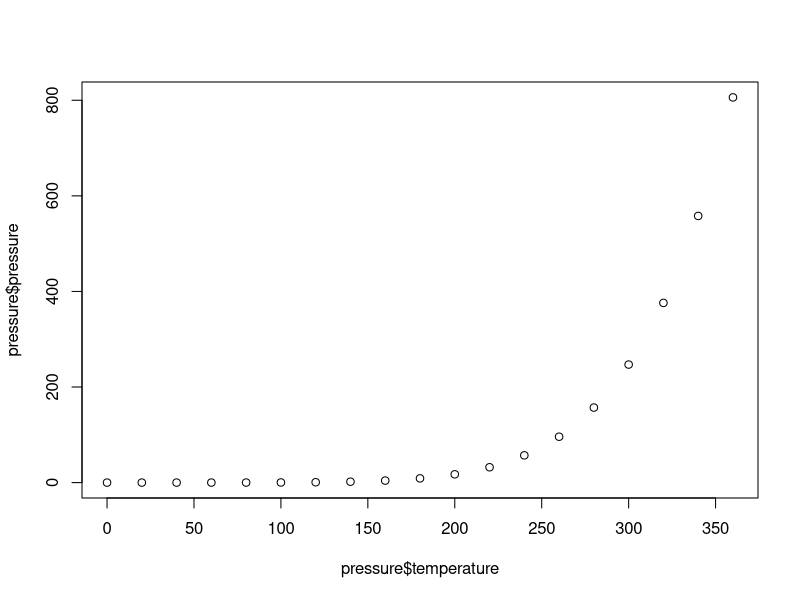
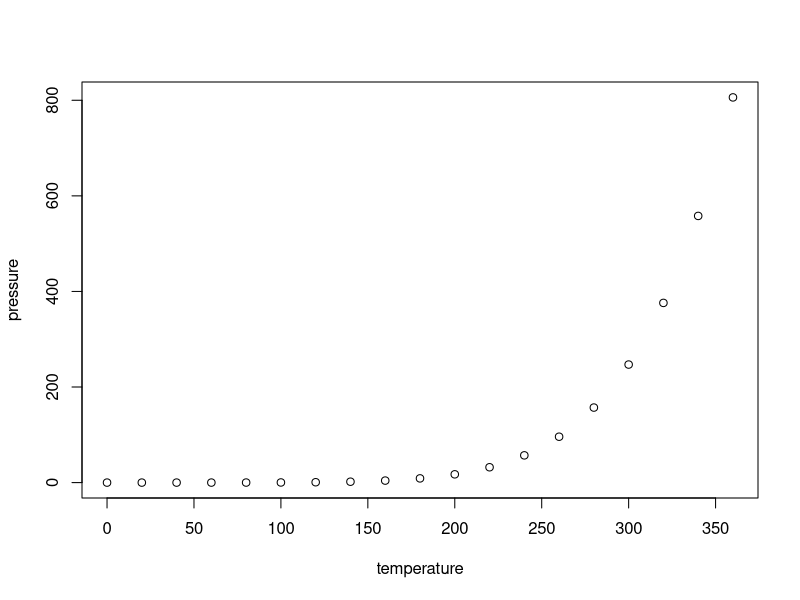
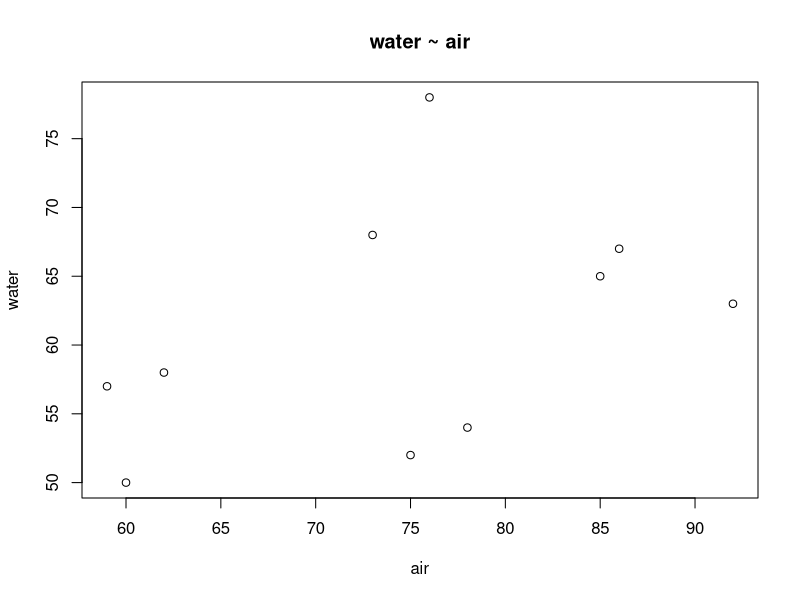
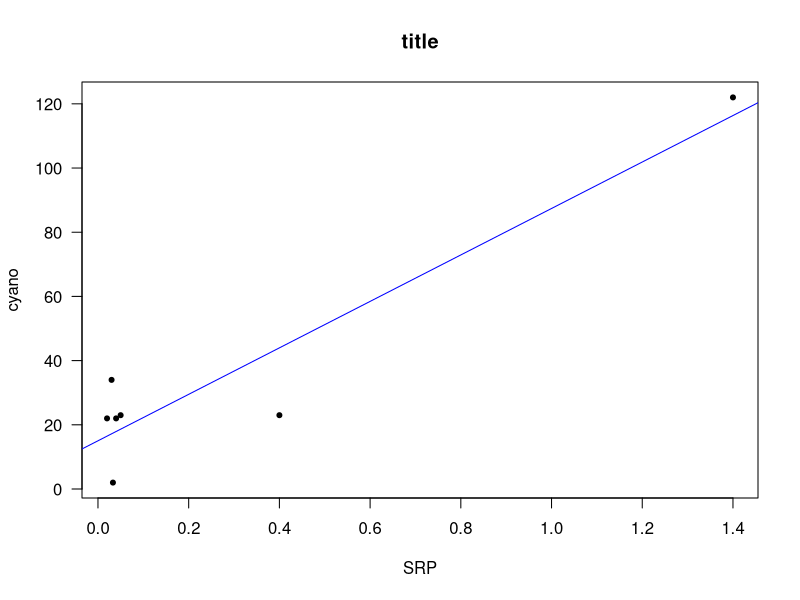
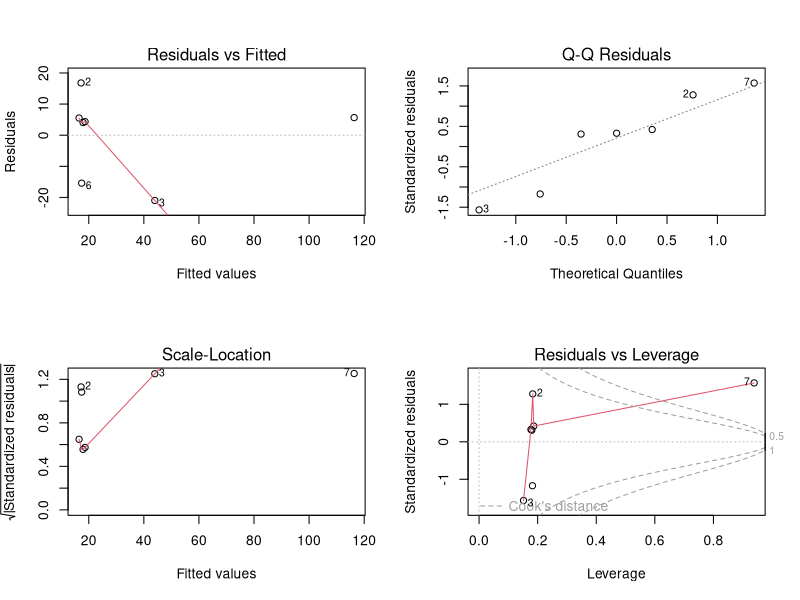
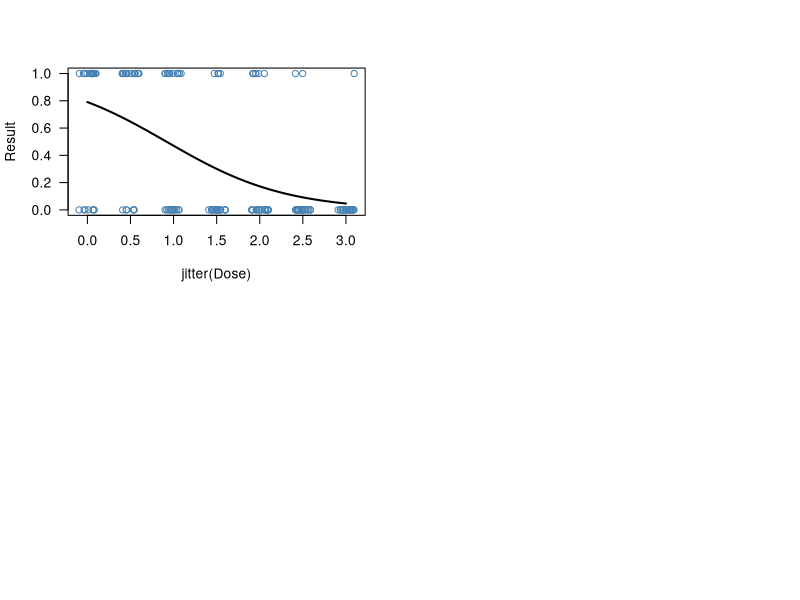
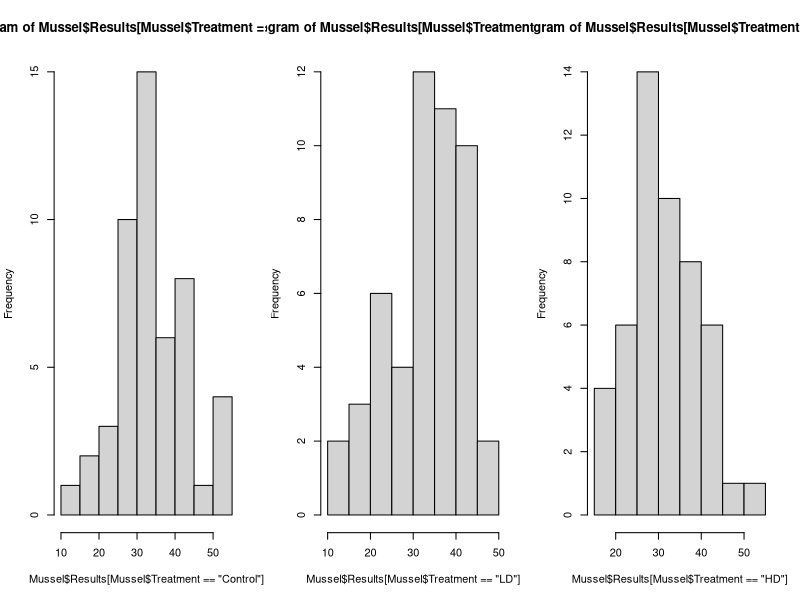
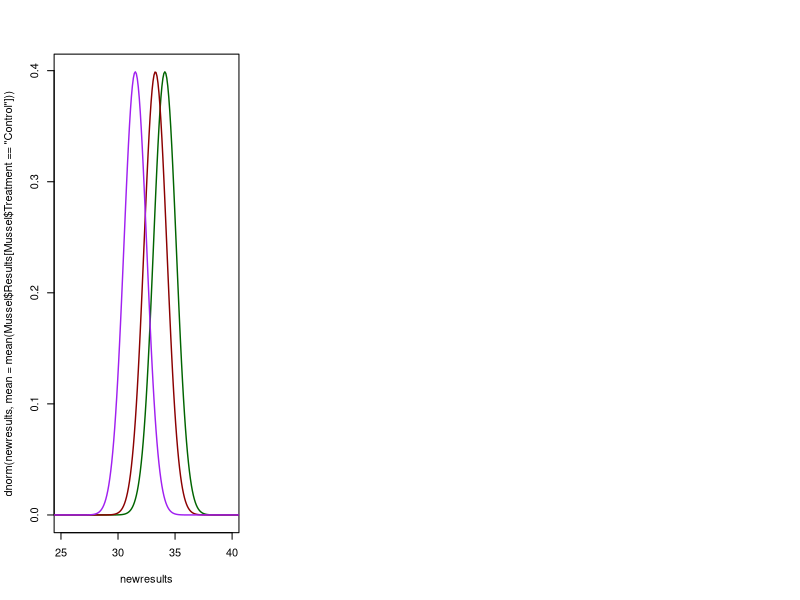

R code for these plots, in order: (Note: this script raises an error after producing the figures.)
## ---- chunk 1
knitr::opts_chunk$set(echo = TRUE)
## ---- chunk 2
knitr::include_graphics("https://github.com/marclos/beginnersluck/raw/master/Stats/EA30_Study_Guide/Calystegic_purpurata.jpg") 
## ---- chunk 3
summary(cars) # extract summary statistics from built-in cars dataset.
## ---- chunk 4
str(pressure)
## ---- chunk 5

## ---- chunk 6
plot(x=pressure$temperature, y=pressure$pressure) # Notice the data.frame is explicitly referenced and then the variable of interest after the dollar symbol.
## ---- chunk 7
plot(pressure ~ temperature, data=pressure) # in this case the data.frame is called by the "data=" argument.
## ---- chunk 8
knitr::include_graphics("https://github.com/marclos/beginnersluck/raw/master/Stats/EA30_Study_Guide/Calochortus_plummerae.jpg") 
## ---- chunk 9
water = c(50, 52, 65, 67, 68, 78, 54, 63, 57, 58)
air = c(60, 75, 85, 86, 73, 76, 78, 92, 59,62)
lm(formula = water ~ air)

## ---- chunk 10
plot(x=air, y=water, main="water ~ air")  

## ---- chunk 11
SRP <- c(.02, .03, 0.4, 0.04, .05, 0.033, 1.4)
cyano<- c(22, 34, 23, 22, 23, 2, 122)

## ---- chunk 12
HAB.lm = lm(cyano ~ SRP)
HAB.lm 
## ---- chunk 13
summary(HAB.lm)
## ---- chunk 14
plot(cyano ~ SRP, las=1, main="title", pch=20)
abline(HAB.lm, col="blue")
## ---- chunk 15
par(mfrow=c(2,2))
plot(HAB.lm)
## ---- chunk 16
Anscombe = as.data.frame(
  matrix(c(
    1, 10, 10, 10, 8, 8.04, 9.14, 7.46, 6.58, 
    2, 8, 8, 8, 8, 6.95, 8.14, 6.77, 5.76,
    3, 13, 13, 13, 8, 7.58, 8.74, 12.74, 7.71,
    4,  9, 9, 9, 8, 8.81, 8.77, 7.11, 8.84,
    5, 11, 11, 11, 8, 8.33, 9.26, 7.81, 8.47,
    6, 14, 14, 14, 8, 9.96, 8.10, 8.84, 7.04,
    7,  6, 6, 6, 8, 7.24, 6.13, 6.08, 5.25,
    8,  4, 4, 4, 19, 4.26, 3.10, 5.39, 12.50,
    9, 12, 12, 12, 8, 10.84, 9.13, 8.15, 5.56,
    10, 7, 7, 7, 8, 4.82, 7.26, 6.42, 7.91,
    11, 5, 5, 5, 8, 5.68, 4.74, 5.73, 6.89), 
    nrow=11,  byrow=TRUE))


names(Anscombe) = c("Obs.", "x1", "x2", "x3", "x4", "y1", "y2", "y3", "y4")

## ---- chunk 17
Dose = c(0.0, 0.5, 1.0, 1.5, 2.0, 2.5, 3.0)
Survived = c(18, 19, 12, 5, 6, 2, 1)
Died = c(7, 6, 13, 20, 19, 23, 24)

Survived.1 = data.frame(Dose = rep(Dose, Survived), Result = 1)
Died.1 = data.frame(Dose = rep(Dose, Died), Result = 0)

Results.df = rbind(Survived.1, Died.1)
str(Results.df)
Results.df <- Results.df[order(Results.df$Dose),]

## ---- chunk 18


table(Results.df)

## ---- chunk 19
# Results.df$Result <- as.factor(Results.df$Result)
Results.logit <- glm(Result ~ Dose, data = Results.df, family = "binomial")
## ---- chunk 20
summary(Results.logit)
## ---- chunk 21
# define new data frame that contains predictor variable
newdata <- data.frame(Dose=seq(min(Results.df$Dose), max(Results.df$Dose),len=100))

# use fitted model to predict values of vs
newdata$Result = predict(Results.logit, newdata, type="response")
## ---- chunk 22

# plot logistic regression curve
plot(Result ~ jitter(Dose), data=Results.df, col="steelblue", las=1)
lines(Result ~ Dose, newdata, lwd=2)

## ---- chunk 23
# R code not printed with "echo=FALSE"
mesocosm = rep(1:15, 10); mesocosm
treatment = c(rep("Control", 50), rep("LD", 50), rep("HD", 50)); treatment
day = rep(1, times=10 ); day
results = round(c(rnorm(50, 35, 8), rnorm(50, 33, 8), rnorm(50, 31, 8)), 1); results
Mussel = data.frame(Mesocosm = mesocosm, Treatment = treatment, Day=day, Results=results)
## ---- chunk 24
head(Mussel)
## ---- chunk 25
par(mfrow=c(1,3))
hist(Mussel$Results[Mussel$Treatment=="Control"])
hist(Mussel$Results[Mussel$Treatment=="LD"])
hist(Mussel$Results[Mussel$Treatment=="HD"])

## ---- chunk 26

Mussel.aov <- aov(results ~ treatment, data=Mussel)
## ---- chunk 27

summary(Mussel.aov)
## ---- chunk 28
newresults = seq(min(Mussel$Results), max(Mussel$Results), length=500)
plot(newresults, dnorm(newresults, mean=mean(Mussel$Results[Mussel$Treatment=="Control"])), ty="l", xlim=c(25,40), col="darkgreen", lwd=1.4)
lines(newresults, dnorm(newresults, mean=mean(Mussel$Results[Mussel$Treatment=="LD"])), ty="l", col="darkred", lwd=1.4)
lines(newresults, dnorm(newresults, mean=mean(Mussel$Results[Mussel$Treatment=="HD"])), ty="l", col="purple", lwd=1.4)

## ---- chunk 29
groupmeans <- c(550, 598, 598, 646)
n <- c(seq(2,10,by=1),seq(12,20,by=2),seq(25,50,by=5))
groups = 4
              n = NA
    between.var = 1536
     within.var = 6400
      sig.level = 0.05
      power = .823
p <- power.anova.test(groups = length(groupmeans), 
between.var = var(groupmeans), within.var = 6400, 
power=0.823,sig.level=0.05,n=NULL)
p
## ---- chunk 30
knitr::include_graphics("https://github.com/marclos/beginnersluck/raw/master/Stats/EA30_Study_Guide/type-i-ii-error.png") 
## ---- chunk 31

groupmeans <- c(550, 598, 598, 646)
between.var = var(groupmeans)
within.var = 6400
sig.level = 0.05

n <- c(seq(2,10,by=1),seq(12,20,by=2),seq(25,50,by=5))

# power = null
p <- power.anova.test(groups = length(groupmeans), 
      between.var = var(groupmeans), 
      within.var = 6400, 
      n = n, power= NULL,
      sig.level=0.05)
p

plot(n, p$power)
## ---- chunk 32
HAB.tab = c(20, 15, 98, 223)
sum(HAB.tab)
dim(HAB.tab) = c(2,2)
dimnames(HAB.tab) = list(c("Non-HAB", "HAB"), c("No Hospitalizations", "Hospitalizations"))

HAB.tab

# HAB.mat = matrix(HAB.tab, nrow=2)
## ---- chunk 33
table(HAB.tab)
## ---- chunk 34

chisq.test(HAB.tab)
## ---- chunk 35
(x <- c(1, 2, 3, 4, 5)) # create a vector of x values 
(y <- c(1, 2, 1.3, 3.75, 2.25)) #2.	create a vector of y-values 
regression.ex.df = data.frame(X=x, Y=y) #make a data frame… (don’t know the function)
par(las=1)
plot(y ~ x, data=regression.ex.df, pch=20)
regression.ex.lm = lm(y~x, data=regression.ex.df)
abline(coef(regression.ex.lm))
regression.ex.df$Residuals = as.vector(resid(regression.ex.lm))
regression.ex.df$Predicted = as.vector(predict(regression.ex.lm, newdata=data.frame(predicted = x)))
regression.ex.df$Color = c("red", "blue", "green", "yellow", "pink")
#lines.mat = mat()
#(xy.coords.ex = xy.coords(rep(x, times=2), c(regression.ex.df$Predicted, c(regression.ex.df$Predicted + regression.ex.df$Residuals))))
#xy.coords.ex[order(xy.coords.ex$x)]
for(i in 1:nrow(regression.ex.df)){
lines(c(regression.ex.df$X[i], regression.ex.df$X[i]), c(regression.ex.df$Predicted[i], c(regression.ex.df$Predicted[i] + regression.ex.df$Residuals[i])), col=regression.ex.df$Color[i], lwd=2)
}
#lines(x[1], regression.ex.df$Predicted[1], x, c(regression.ex.df$Predicted[1] + regression.ex.df$Residuals[1]), color=
